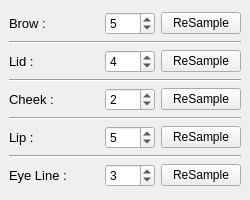
<?xml version="1.0" encoding="UTF-8"?>
<ui version="4.0">
 <class>reSampleMainWindow</class>
 <widget class="QMainWindow" name="reSampleMainWindow">
  <property name="geometry">
   <rect>
    <x>0</x>
    <y>0</y>
    <width>250</width>
    <height>200</height>
   </rect>
  </property>
  <property name="minimumSize">
   <size>
    <width>250</width>
    <height>200</height>
   </size>
  </property>
  <property name="maximumSize">
   <size>
    <width>16777215</width>
    <height>16777215</height>
   </size>
  </property>
  <property name="windowTitle">
   <string>ReSample</string>
  </property>
  <widget class="QWidget" name="centralwidget">
   <layout class="QVBoxLayout" name="verticalLayout">
    <item>
     <spacer name="verticalSpacer">
      <property name="orientation">
       <enum>Qt::Vertical</enum>
      </property>
      <property name="sizeHint" stdset="0">
       <size>
        <width>20</width>
        <height>40</height>
       </size>
      </property>
     </spacer>
    </item>
    <item>
     <layout class="QHBoxLayout" name="horizontalLayout">
      <item>
       <widget class="QLabel" name="label">
        <property name="minimumSize">
         <size>
          <width>100</width>
          <height>0</height>
         </size>
        </property>
        <property name="styleSheet">
         <string notr="true">font: 10pt;</string>
        </property>
        <property name="text">
         <string>Brow :</string>
        </property>
        <property name="textFormat">
         <enum>Qt::AutoText</enum>
        </property>
       </widget>
      </item>
      <item>
       <spacer name="horizontalSpacer">
        <property name="orientation">
         <enum>Qt::Horizontal</enum>
        </property>
        <property name="sizeHint" stdset="0">
         <size>
          <width>40</width>
          <height>20</height>
         </size>
        </property>
       </spacer>
      </item>
      <item>
       <widget class="QSpinBox" name="brow_spinBox">
        <property name="minimumSize">
         <size>
          <width>50</width>
          <height>0</height>
         </size>
        </property>
        <property name="minimum">
         <number>0</number>
        </property>
        <property name="maximum">
         <number>10</number>
        </property>
        <property name="value">
         <number>5</number>
        </property>
       </widget>
      </item>
      <item>
       <widget class="QPushButton" name="pt_brow">
        <property name="maximumSize">
         <size>
          <width>80</width>
          <height>16777215</height>
         </size>
        </property>
        <property name="text">
         <string>ReSample</string>
        </property>
       </widget>
      </item>
     </layout>
    </item>
    <item>
     <widget class="Line" name="line">
      <property name="orientation">
       <enum>Qt::Horizontal</enum>
      </property>
     </widget>
    </item>
    <item>
     <layout class="QHBoxLayout" name="horizontalLayout_2">
      <item>
       <widget class="QLabel" name="label_2">
        <property name="minimumSize">
         <size>
          <width>100</width>
          <height>0</height>
         </size>
        </property>
        <property name="styleSheet">
         <string notr="true">font: 10pt;</string>
        </property>
        <property name="text">
         <string>Lid :</string>
        </property>
       </widget>
      </item>
      <item>
       <spacer name="horizontalSpacer_4">
        <property name="orientation">
         <enum>Qt::Horizontal</enum>
        </property>
        <property name="sizeHint" stdset="0">
         <size>
          <width>40</width>
          <height>20</height>
         </size>
        </property>
       </spacer>
      </item>
      <item>
       <widget class="QSpinBox" name="lidUpper_spinBox">
        <property name="minimumSize">
         <size>
          <width>50</width>
          <height>0</height>
         </size>
        </property>
        <property name="maximum">
         <number>10</number>
        </property>
        <property name="value">
         <number>4</number>
        </property>
       </widget>
      </item>
      <item>
       <widget class="QPushButton" name="pt_lid">
        <property name="maximumSize">
         <size>
          <width>80</width>
          <height>16777215</height>
         </size>
        </property>
        <property name="text">
         <string>ReSample</string>
        </property>
       </widget>
      </item>
     </layout>
    </item>
    <item>
     <widget class="Line" name="line_2">
      <property name="orientation">
       <enum>Qt::Horizontal</enum>
      </property>
     </widget>
    </item>
    <item>
     <layout class="QHBoxLayout" name="horizontalLayout_4">
      <item>
       <widget class="QLabel" name="label_4">
        <property name="minimumSize">
         <size>
          <width>100</width>
          <height>0</height>
         </size>
        </property>
        <property name="styleSheet">
         <string notr="true">font: 10pt;</string>
        </property>
        <property name="text">
         <string>Cheek :</string>
        </property>
       </widget>
      </item>
      <item>
       <spacer name="horizontalSpacer_8">
        <property name="orientation">
         <enum>Qt::Horizontal</enum>
        </property>
        <property name="sizeHint" stdset="0">
         <size>
          <width>40</width>
          <height>20</height>
         </size>
        </property>
       </spacer>
      </item>
      <item>
       <widget class="QSpinBox" name="cheek_spinBox">
        <property name="minimumSize">
         <size>
          <width>50</width>
          <height>0</height>
         </size>
        </property>
        <property name="maximum">
         <number>10</number>
        </property>
        <property name="value">
         <number>2</number>
        </property>
       </widget>
      </item>
      <item>
       <widget class="QPushButton" name="pt_cheek">
        <property name="maximumSize">
         <size>
          <width>80</width>
          <height>16777215</height>
         </size>
        </property>
        <property name="text">
         <string>ReSample</string>
        </property>
       </widget>
      </item>
     </layout>
    </item>
    <item>
     <widget class="Line" name="line_3">
      <property name="orientation">
       <enum>Qt::Horizontal</enum>
      </property>
     </widget>
    </item>
    <item>
     <layout class="QHBoxLayout" name="horizontalLayout_5">
      <item>
       <widget class="QLabel" name="label_5">
        <property name="minimumSize">
         <size>
          <width>100</width>
          <height>0</height>
         </size>
        </property>
        <property name="styleSheet">
         <string notr="true">font: 10pt;</string>
        </property>
        <property name="text">
         <string>Lip :</string>
        </property>
       </widget>
      </item>
      <item>
       <spacer name="horizontalSpacer_10">
        <property name="orientation">
         <enum>Qt::Horizontal</enum>
        </property>
        <property name="sizeHint" stdset="0">
         <size>
          <width>40</width>
          <height>20</height>
         </size>
        </property>
       </spacer>
      </item>
      <item>
       <widget class="QSpinBox" name="lipUpper_spinBox">
        <property name="minimumSize">
         <size>
          <width>50</width>
          <height>0</height>
         </size>
        </property>
        <property name="maximum">
         <number>10</number>
        </property>
        <property name="value">
         <number>5</number>
        </property>
       </widget>
      </item>
      <item>
       <widget class="QPushButton" name="pt_lip">
        <property name="minimumSize">
         <size>
          <width>0</width>
          <height>0</height>
         </size>
        </property>
        <property name="maximumSize">
         <size>
          <width>80</width>
          <height>16777215</height>
         </size>
        </property>
        <property name="text">
         <string>ReSample</string>
        </property>
       </widget>
      </item>
     </layout>
    </item>
    <item>
     <widget class="Line" name="line_4">
      <property name="orientation">
       <enum>Qt::Horizontal</enum>
      </property>
     </widget>
    </item>
    <item>
     <layout class="QHBoxLayout" name="horizontalLayout_6">
      <item>
       <widget class="QLabel" name="label_6">
        <property name="minimumSize">
         <size>
          <width>100</width>
          <height>0</height>
         </size>
        </property>
        <property name="styleSheet">
         <string notr="true">font: 10pt;</string>
        </property>
        <property name="text">
         <string>Eye Line :</string>
        </property>
       </widget>
      </item>
      <item>
       <spacer name="horizontalSpacer_12">
        <property name="orientation">
         <enum>Qt::Horizontal</enum>
        </property>
        <property name="sizeHint" stdset="0">
         <size>
          <width>40</width>
          <height>20</height>
         </size>
        </property>
       </spacer>
      </item>
      <item>
       <widget class="QSpinBox" name="lipUpper_spinBox_2">
        <property name="minimumSize">
         <size>
          <width>50</width>
          <height>0</height>
         </size>
        </property>
        <property name="maximum">
         <number>10</number>
        </property>
        <property name="value">
         <number>3</number>
        </property>
       </widget>
      </item>
      <item>
       <widget class="QPushButton" name="pt_eyeline">
        <property name="minimumSize">
         <size>
          <width>0</width>
          <height>0</height>
         </size>
        </property>
        <property name="maximumSize">
         <size>
          <width>80</width>
          <height>16777215</height>
         </size>
        </property>
        <property name="text">
         <string>ReSample</string>
        </property>
       </widget>
      </item>
     </layout>
    </item>
    <item>
     <spacer name="verticalSpacer_2">
      <property name="orientation">
       <enum>Qt::Vertical</enum>
      </property>
      <property name="sizeHint" stdset="0">
       <size>
        <width>20</width>
        <height>40</height>
       </size>
      </property>
     </spacer>
    </item>
   </layout>
  </widget>
 </widget>
 <resources/>
 <connections/>
</ui>
